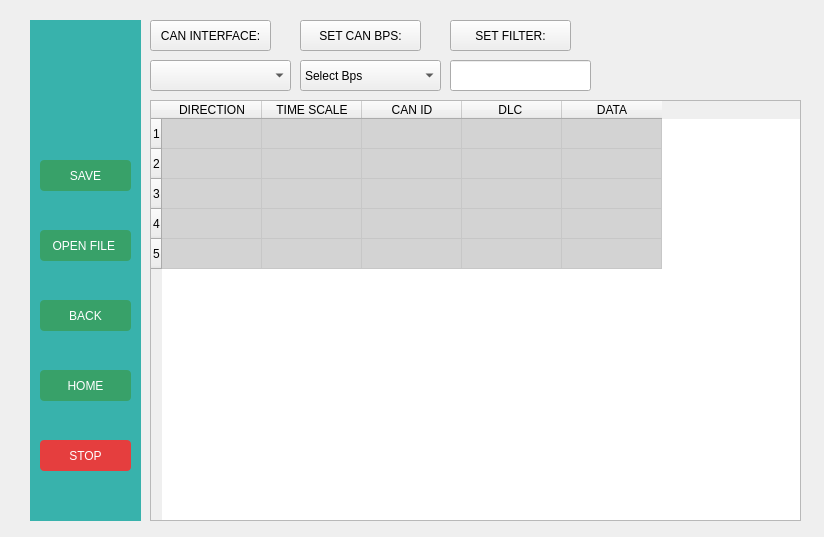
<?xml version="1.0" encoding="UTF-8"?>
<ui version="4.0">
 <class>Tesla_monitor</class>
 <widget class="QDialog" name="Tesla_monitor">
  <property name="geometry">
   <rect>
    <x>0</x>
    <y>0</y>
    <width>824</width>
    <height>537</height>
   </rect>
  </property>
  <property name="windowTitle">
   <string>Dialog</string>
  </property>
  <widget class="QWidget" name="sidebar" native="true">
   <property name="geometry">
    <rect>
     <x>30</x>
     <y>20</y>
     <width>111</width>
     <height>501</height>
    </rect>
   </property>
   <property name="styleSheet">
    <string notr="true">background-color: #38B2AC;
</string>
   </property>
   <widget class="QPushButton" name="buttonHome">
    <property name="geometry">
     <rect>
      <x>10</x>
      <y>350</y>
      <width>91</width>
      <height>31</height>
     </rect>
    </property>
    <property name="styleSheet">
     <string notr="true">background-color: #38A169; color: white;
border-radius: 4px;</string>
    </property>
    <property name="text">
     <string>HOME</string>
    </property>
   </widget>
   <widget class="QPushButton" name="buttonReturn">
    <property name="geometry">
     <rect>
      <x>10</x>
      <y>280</y>
      <width>91</width>
      <height>31</height>
     </rect>
    </property>
    <property name="styleSheet">
     <string notr="true">background-color: #38A169; color: white;
border-radius: 4px;</string>
    </property>
    <property name="text">
     <string>BACK</string>
    </property>
   </widget>
   <widget class="QPushButton" name="buttonSave">
    <property name="geometry">
     <rect>
      <x>10</x>
      <y>140</y>
      <width>91</width>
      <height>31</height>
     </rect>
    </property>
    <property name="styleSheet">
     <string notr="true">background-color: #38A169; color: white;
border-radius: 4px;</string>
    </property>
    <property name="text">
     <string>SAVE</string>
    </property>
   </widget>
   <widget class="QLabel" name="labelMazda">
    <property name="geometry">
     <rect>
      <x>10</x>
      <y>10</y>
      <width>91</width>
      <height>101</height>
     </rect>
    </property>
    <property name="styleSheet">
     <string notr="true">image: url(:/Car_logos/tesla_logo_icon_169601.ico);</string>
    </property>
    <property name="text">
     <string/>
    </property>
   </widget>
   <widget class="QPushButton" name="buttonStop">
    <property name="geometry">
     <rect>
      <x>10</x>
      <y>420</y>
      <width>91</width>
      <height>31</height>
     </rect>
    </property>
    <property name="styleSheet">
     <string notr="true">background-color: #E53E3E; color: white;
border-radius: 4px;</string>
    </property>
    <property name="text">
     <string>STOP</string>
    </property>
   </widget>
   <widget class="QPushButton" name="buttonOpenFile">
    <property name="geometry">
     <rect>
      <x>10</x>
      <y>210</y>
      <width>91</width>
      <height>31</height>
     </rect>
    </property>
    <property name="styleSheet">
     <string notr="true">background-color: #38A169; color: white;
border-radius: 4px;</string>
    </property>
    <property name="text">
     <string>OPEN FILE </string>
    </property>
   </widget>
  </widget>
  <widget class="QComboBox" name="cmbCANBaudRate">
   <property name="geometry">
    <rect>
     <x>300</x>
     <y>60</y>
     <width>141</width>
     <height>31</height>
    </rect>
   </property>
   <item>
    <property name="text">
     <string>Select Bps</string>
    </property>
   </item>
   <item>
    <property name="text">
     <string>125000</string>
    </property>
   </item>
   <item>
    <property name="text">
     <string>250000</string>
    </property>
   </item>
   <item>
    <property name="text">
     <string>500000</string>
    </property>
   </item>
   <item>
    <property name="text">
     <string>1000000</string>
    </property>
   </item>
   <item>
    <property name="text">
     <string>2000000</string>
    </property>
   </item>
  </widget>
  <widget class="QComboBox" name="cmbCANInterface">
   <property name="geometry">
    <rect>
     <x>150</x>
     <y>60</y>
     <width>141</width>
     <height>31</height>
    </rect>
   </property>
  </widget>
  <widget class="QTableWidget" name="tableWidgetData">
   <property name="geometry">
    <rect>
     <x>150</x>
     <y>100</y>
     <width>651</width>
     <height>421</height>
    </rect>
   </property>
   <property name="styleSheet">
    <string notr="true">QTableWidget::item { background-color: #D3D3D3; }
</string>
   </property>
   <property name="rowCount">
    <number>5</number>
   </property>
   <property name="columnCount">
    <number>5</number>
   </property>
   <row/>
   <row/>
   <row/>
   <row/>
   <row/>
   <column>
    <property name="text">
     <string>DIRECTION</string>
    </property>
   </column>
   <column>
    <property name="text">
     <string>TIME SCALE</string>
    </property>
   </column>
   <column>
    <property name="text">
     <string>CAN ID</string>
    </property>
   </column>
   <column>
    <property name="text">
     <string>DLC </string>
    </property>
   </column>
   <column>
    <property name="text">
     <string>DATA</string>
    </property>
   </column>
  </widget>
  <widget class="QLineEdit" name="IDFilter">
   <property name="geometry">
    <rect>
     <x>450</x>
     <y>60</y>
     <width>141</width>
     <height>31</height>
    </rect>
   </property>
  </widget>
  <widget class="QPushButton" name="btCANInterface">
   <property name="geometry">
    <rect>
     <x>150</x>
     <y>20</y>
     <width>121</width>
     <height>31</height>
    </rect>
   </property>
   <property name="text">
    <string>CAN INTERFACE:</string>
   </property>
  </widget>
  <widget class="QPushButton" name="btCANbps">
   <property name="geometry">
    <rect>
     <x>300</x>
     <y>20</y>
     <width>121</width>
     <height>31</height>
    </rect>
   </property>
   <property name="text">
    <string>SET CAN BPS:</string>
   </property>
  </widget>
  <widget class="QPushButton" name="btCANFilter">
   <property name="geometry">
    <rect>
     <x>450</x>
     <y>20</y>
     <width>121</width>
     <height>31</height>
    </rect>
   </property>
   <property name="text">
    <string>SET FILTER:</string>
   </property>
  </widget>
 </widget>
 <resources/>
 <connections/>
</ui>
